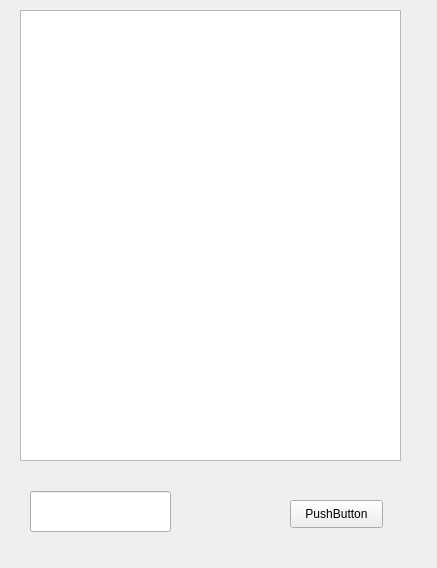
<?xml version="1.0" encoding="UTF-8"?>
<ui version="4.0">
 <class>chat_user</class>
 <widget class="QWidget" name="chat_user">
  <property name="geometry">
   <rect>
    <x>0</x>
    <y>0</y>
    <width>437</width>
    <height>568</height>
   </rect>
  </property>
  <property name="windowTitle">
   <string>Form</string>
  </property>
  <widget class="QLineEdit" name="lineEdit">
   <property name="geometry">
    <rect>
     <x>30</x>
     <y>491</y>
     <width>141</width>
     <height>41</height>
    </rect>
   </property>
  </widget>
  <widget class="QPushButton" name="pushButton">
   <property name="geometry">
    <rect>
     <x>290</x>
     <y>500</y>
     <width>93</width>
     <height>28</height>
    </rect>
   </property>
   <property name="text">
    <string>PushButton</string>
   </property>
  </widget>
  <widget class="QPlainTextEdit" name="plainTextEdit">
   <property name="geometry">
    <rect>
     <x>20</x>
     <y>10</y>
     <width>381</width>
     <height>451</height>
    </rect>
   </property>
  </widget>
 </widget>
 <resources/>
 <connections/>
</ui>
